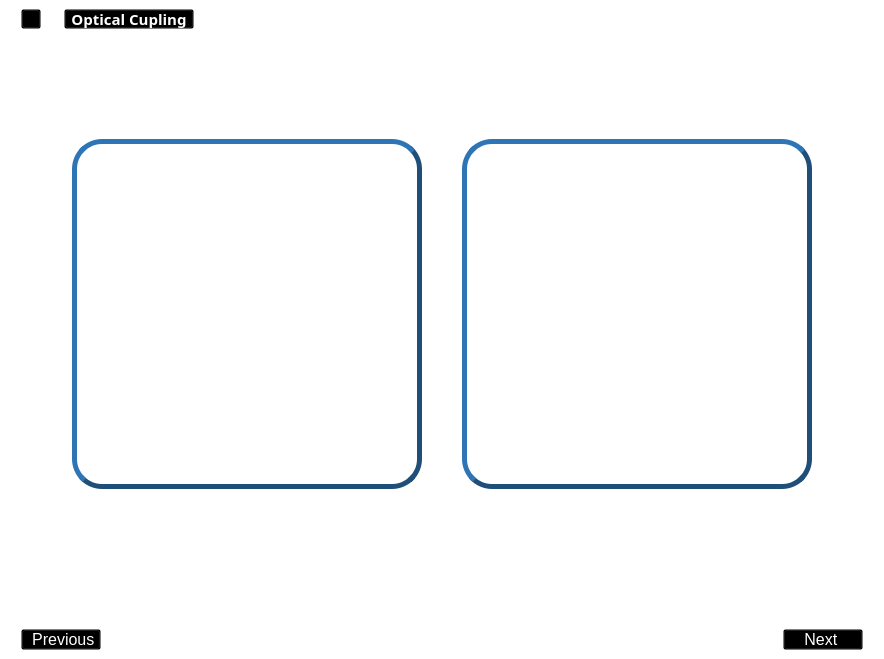
        <widget class="QWidget" name="coupling_window">
         <property name="styleSheet">
          <string notr="true">background:transparent;</string>
         </property>
         <layout class="QVBoxLayout" name="verticalLayout_19">
          <property name="spacing">
           <number>0</number>
          </property>
          <property name="leftMargin">
           <number>0</number>
          </property>
          <property name="topMargin">
           <number>0</number>
          </property>
          <property name="rightMargin">
           <number>0</number>
          </property>
          <property name="bottomMargin">
           <number>0</number>
          </property>
          <item>
           <widget class="QFrame" name="frame_hierarq_4">
            <property name="styleSheet">
             <string notr="true">    color: rgb(255, 255, 255);
    background: transparent;</string>
            </property>
            <property name="frameShape">
             <enum>QFrame::StyledPanel</enum>
            </property>
            <property name="frameShadow">
             <enum>QFrame::Raised</enum>
            </property>
            <layout class="QHBoxLayout" name="horizontalLayout_22">
             <property name="spacing">
              <number>8</number>
             </property>
             <property name="leftMargin">
              <number>20</number>
             </property>
             <property name="topMargin">
              <number>8</number>
             </property>
             <property name="rightMargin">
              <number>8</number>
             </property>
             <property name="bottomMargin">
              <number>8</number>
             </property>
             <item>
              <widget class="QPushButton" name="btn_home_4">
               <property name="minimumSize">
                <size>
                 <width>20</width>
                 <height>20</height>
                </size>
               </property>
               <property name="maximumSize">
                <size>
                 <width>20</width>
                 <height>20</height>
                </size>
               </property>
               <property name="font">
                <font>
                 <underline>false</underline>
                </font>
               </property>
               <property name="cursor">
                <cursorShape>PointingHandCursor</cursorShape>
               </property>
               <property name="styleSheet">
                <string notr="true">color: rgb(255, 255, 255);
background: transparent;</string>
               </property>
               <property name="text">
                <string/>
               </property>
               <property name="icon">
                <iconset resource="icons_.qrc">
                 <normaloff>:/icons/icons/casa.png</normaloff>:/icons/icons/casa.png</iconset>
               </property>
               <property name="iconSize">
                <size>
                 <width>20</width>
                 <height>20</height>
                </size>
               </property>
              </widget>
             </item>
             <item>
              <widget class="QLabel" name="label_18">
               <property name="maximumSize">
                <size>
                 <width>10</width>
                 <height>10</height>
                </size>
               </property>
               <property name="text">
                <string/>
               </property>
               <property name="pixmap">
                <pixmap resource="icons_.qrc">:/icons/icons/simbolo-de-setas-duplas-para-a-direita-para-avancar.png</pixmap>
               </property>
               <property name="scaledContents">
                <bool>true</bool>
               </property>
              </widget>
             </item>
             <item>
              <widget class="QPushButton" name="pushButton_7">
               <property name="sizePolicy">
                <sizepolicy hsizetype="Maximum" vsizetype="Fixed">
                 <horstretch>0</horstretch>
                 <verstretch>0</verstretch>
                </sizepolicy>
               </property>
               <property name="minimumSize">
                <size>
                 <width>130</width>
                 <height>20</height>
                </size>
               </property>
               <property name="maximumSize">
                <size>
                 <width>130</width>
                 <height>20</height>
                </size>
               </property>
               <property name="font">
                <font>
                 <family>Segoe UI Semibold</family>
                 <pointsize>11</pointsize>
                 <bold>true</bold>
                 <underline>false</underline>
                </font>
               </property>
               <property name="cursor">
                <cursorShape>PointingHandCursor</cursorShape>
               </property>
               <property name="autoFillBackground">
                <bool>false</bool>
               </property>
               <property name="styleSheet">
                <string notr="true">color: rgb(255, 255, 255);
background: transparent;</string>
               </property>
               <property name="text">
                <string>Optical Cupling</string>
               </property>
               <property name="checkable">
                <bool>false</bool>
               </property>
               <property name="checked">
                <bool>false</bool>
               </property>
               <property name="autoDefault">
                <bool>false</bool>
               </property>
               <property name="default">
                <bool>false</bool>
               </property>
              </widget>
             </item>
             <item>
              <spacer name="horizontalSpacer_37">
               <property name="orientation">
                <enum>Qt::Horizontal</enum>
               </property>
               <property name="sizeHint" stdset="0">
                <size>
                 <width>681</width>
                 <height>15</height>
                </size>
               </property>
              </spacer>
             </item>
            </layout>
           </widget>
          </item>
          <item>
           <widget class="QLabel" name="coupling_label_2">
            <property name="minimumSize">
             <size>
              <width>0</width>
              <height>60</height>
             </size>
            </property>
            <property name="font">
             <font>
              <pointsize>20</pointsize>
             </font>
            </property>
            <property name="text">
             <string>&lt;html&gt;&lt;head/&gt;&lt;body&gt;&lt;p align=&quot;center&quot;&gt;&lt;span style=&quot; font-size:22pt; color:#ffffff;&quot;&gt;Optical Coupling&lt;/span&gt;&lt;/p&gt;&lt;/body&gt;&lt;/html&gt;</string>
            </property>
           </widget>
          </item>
          <item>
           <spacer name="verticalSpacer_16">
            <property name="orientation">
             <enum>Qt::Vertical</enum>
            </property>
            <property name="sizeType">
             <enum>QSizePolicy::Expanding</enum>
            </property>
            <property name="sizeHint" stdset="0">
             <size>
              <width>20</width>
              <height>40</height>
             </size>
            </property>
           </spacer>
          </item>
          <item>
           <widget class="QFrame" name="frame_prism_fiber_2">
            <property name="minimumSize">
             <size>
              <width>680</width>
              <height>350</height>
             </size>
            </property>
            <property name="frameShape">
             <enum>QFrame::StyledPanel</enum>
            </property>
            <property name="frameShadow">
             <enum>QFrame::Raised</enum>
            </property>
            <layout class="QHBoxLayout" name="horizontalLayout_23">
             <property name="spacing">
              <number>0</number>
             </property>
             <property name="leftMargin">
              <number>0</number>
             </property>
             <property name="topMargin">
              <number>0</number>
             </property>
             <property name="rightMargin">
              <number>0</number>
             </property>
             <property name="bottomMargin">
              <number>0</number>
             </property>
             <item>
              <spacer name="horizontalSpacer_38">
               <property name="orientation">
                <enum>Qt::Horizontal</enum>
               </property>
               <property name="sizeType">
                <enum>QSizePolicy::Expanding</enum>
               </property>
               <property name="sizeHint" stdset="0">
                <size>
                 <width>40</width>
                 <height>20</height>
                </size>
               </property>
              </spacer>
             </item>
             <item>
              <widget class="QPushButton" name="prism_btn_2">
               <property name="sizePolicy">
                <sizepolicy hsizetype="Expanding" vsizetype="Preferred">
                 <horstretch>0</horstretch>
                 <verstretch>0</verstretch>
                </sizepolicy>
               </property>
               <property name="minimumSize">
                <size>
                 <width>350</width>
                 <height>350</height>
                </size>
               </property>
               <property name="maximumSize">
                <size>
                 <width>350</width>
                 <height>350</height>
                </size>
               </property>
               <property name="cursor">
                <cursorShape>PointingHandCursor</cursorShape>
               </property>
               <property name="styleSheet">
                <string notr="true">QPushButton{

	background-color: rgb(255, 255, 255);
border-color: rgb(31, 78, 121);
border-radius: 30px;
border-style: outset;
border-width: 5px;
}

QPushButton:hover{
	
	border-color: rgb(255, 170, 0);

}

QPushButton:pressed{
	
	border-color: rgb(0, 170, 0);

}</string>
               </property>
               <property name="text">
                <string/>
               </property>
               <property name="icon">
                <iconset resource="icons_.qrc">
                 <normaloff>:/icons/icons/prism.png</normaloff>:/icons/icons/prism.png</iconset>
               </property>
               <property name="iconSize">
                <size>
                 <width>330</width>
                 <height>330</height>
                </size>
               </property>
              </widget>
             </item>
             <item>
              <spacer name="horizontalSpacer_39">
               <property name="orientation">
                <enum>Qt::Horizontal</enum>
               </property>
               <property name="sizeType">
                <enum>QSizePolicy::Preferred</enum>
               </property>
               <property name="sizeHint" stdset="0">
                <size>
                 <width>40</width>
                 <height>20</height>
                </size>
               </property>
              </spacer>
             </item>
             <item>
              <widget class="QPushButton" name="fiber_btn_2">
               <property name="sizePolicy">
                <sizepolicy hsizetype="Minimum" vsizetype="Preferred">
                 <horstretch>0</horstretch>
                 <verstretch>0</verstretch>
                </sizepolicy>
               </property>
               <property name="minimumSize">
                <size>
                 <width>350</width>
                 <height>350</height>
                </size>
               </property>
               <property name="maximumSize">
                <size>
                 <width>350</width>
                 <height>350</height>
                </size>
               </property>
               <property name="cursor">
                <cursorShape>PointingHandCursor</cursorShape>
               </property>
               <property name="styleSheet">
                <string notr="true">QPushButton{

	background-color: rgb(255, 255, 255);
border-color: rgb(31, 78, 121);
border-radius: 30px;
border-style: outset;
border-width: 5px;
}

QPushButton:hover{
	
	border-color: rgb(255, 170, 0);

}

QPushButton:pressed{

	
	border-color: rgb(0, 170, 0);

}</string>
               </property>
               <property name="text">
                <string/>
               </property>
               <property name="icon">
                <iconset resource="icons_.qrc">
                 <normaloff>:/icons/icons/fiber.png</normaloff>:/icons/icons/fiber.png</iconset>
               </property>
               <property name="iconSize">
                <size>
                 <width>330</width>
                 <height>330</height>
                </size>
               </property>
              </widget>
             </item>
             <item>
              <spacer name="horizontalSpacer_40">
               <property name="orientation">
                <enum>Qt::Horizontal</enum>
               </property>
               <property name="sizeType">
                <enum>QSizePolicy::Expanding</enum>
               </property>
               <property name="sizeHint" stdset="0">
                <size>
                 <width>40</width>
                 <height>20</height>
                </size>
               </property>
              </spacer>
             </item>
            </layout>
           </widget>
          </item>
          <item>
           <widget class="QFrame" name="frame_9">
            <property name="sizePolicy">
             <sizepolicy hsizetype="Preferred" vsizetype="Preferred">
              <horstretch>0</horstretch>
              <verstretch>0</verstretch>
             </sizepolicy>
            </property>
            <property name="maximumSize">
             <size>
              <width>1000000</width>
              <height>100000</height>
             </size>
            </property>
            <property name="frameShape">
             <enum>QFrame::StyledPanel</enum>
            </property>
            <property name="frameShadow">
             <enum>QFrame::Raised</enum>
            </property>
            <layout class="QHBoxLayout" name="horizontalLayout_24">
             <property name="spacing">
              <number>0</number>
             </property>
             <property name="leftMargin">
              <number>0</number>
             </property>
             <property name="topMargin">
              <number>0</number>
             </property>
             <property name="rightMargin">
              <number>0</number>
             </property>
             <property name="bottomMargin">
              <number>0</number>
             </property>
            </layout>
           </widget>
          </item>
          <item>
           <spacer name="verticalSpacer_17">
            <property name="orientation">
             <enum>Qt::Vertical</enum>
            </property>
            <property name="sizeHint" stdset="0">
             <size>
              <width>20</width>
              <height>40</height>
             </size>
            </property>
           </spacer>
          </item>
          <item>
           <widget class="QLabel" name="warning_2">
            <property name="sizePolicy">
             <sizepolicy hsizetype="Preferred" vsizetype="Minimum">
              <horstretch>0</horstretch>
              <verstretch>0</verstretch>
             </sizepolicy>
            </property>
            <property name="minimumSize">
             <size>
              <width>50</width>
              <height>50</height>
             </size>
            </property>
            <property name="font">
             <font>
              <pointsize>16</pointsize>
             </font>
            </property>
            <property name="text">
             <string>&lt;html&gt;&lt;head/&gt;&lt;body&gt;&lt;pre align=&quot;center&quot; style=&quot; margin-top:12px; margin-bottom:12px; margin-left:0px; margin-right:0px; -qt-block-indent:0; text-indent:0px;&quot;&gt;&lt;a name=&quot;tw-target-text-container&quot;/&gt;&lt;span style=&quot; font-family:'monospace'; color:#ffffff;&quot;/&gt;&lt;span style=&quot; font-family:'monospace'; color:#ffffff;&quot;&gt;- Select an option for optical coupling - &lt;/span&gt;&lt;/pre&gt;&lt;/body&gt;&lt;/html&gt;</string>
            </property>
           </widget>
          </item>
          <item>
           <spacer name="verticalSpacer_18">
            <property name="orientation">
             <enum>Qt::Vertical</enum>
            </property>
            <property name="sizeHint" stdset="0">
             <size>
              <width>20</width>
              <height>40</height>
             </size>
            </property>
           </spacer>
          </item>
          <item>
           <widget class="QFrame" name="frame_next_previous_4">
            <property name="sizePolicy">
             <sizepolicy hsizetype="Preferred" vsizetype="Fixed">
              <horstretch>0</horstretch>
              <verstretch>0</verstretch>
             </sizepolicy>
            </property>
            <property name="maximumSize">
             <size>
              <width>16777215</width>
              <height>35</height>
             </size>
            </property>
            <property name="styleSheet">
             <string notr="true">background: transparent;</string>
            </property>
            <property name="frameShape">
             <enum>QFrame::StyledPanel</enum>
            </property>
            <property name="frameShadow">
             <enum>QFrame::Raised</enum>
            </property>
            <layout class="QHBoxLayout" name="horizontalLayout_25">
             <property name="spacing">
              <number>5</number>
             </property>
             <property name="leftMargin">
              <number>20</number>
             </property>
             <property name="topMargin">
              <number>6</number>
             </property>
             <property name="rightMargin">
              <number>20</number>
             </property>
             <property name="bottomMargin">
              <number>6</number>
             </property>
             <item>
              <widget class="QPushButton" name="prev_btn_coup_2">
               <property name="font">
                <font>
                 <pointsize>12</pointsize>
                </font>
               </property>
               <property name="cursor">
                <cursorShape>PointingHandCursor</cursorShape>
               </property>
               <property name="layoutDirection">
                <enum>Qt::LeftToRight</enum>
               </property>
               <property name="styleSheet">
                <string notr="true">color: rgb(255, 255, 255);
background: transparent;</string>
               </property>
               <property name="text">
                <string> Previous</string>
               </property>
               <property name="icon">
                <iconset resource="icons_.qrc">
                 <normaloff>:/icons/icons/simbolo-de-setas-duplas-para-a-esquerda.png</normaloff>:/icons/icons/simbolo-de-setas-duplas-para-a-esquerda.png</iconset>
               </property>
               <property name="iconSize">
                <size>
                 <width>25</width>
                 <height>25</height>
                </size>
               </property>
              </widget>
             </item>
             <item>
              <spacer name="horizontalSpacer_41">
               <property name="orientation">
                <enum>Qt::Horizontal</enum>
               </property>
               <property name="sizeType">
                <enum>QSizePolicy::Expanding</enum>
               </property>
               <property name="sizeHint" stdset="0">
                <size>
                 <width>100</width>
                 <height>20</height>
                </size>
               </property>
              </spacer>
             </item>
             <item>
              <widget class="QPushButton" name="next_btn_coup_2">
               <property name="enabled">
                <bool>true</bool>
               </property>
               <property name="font">
                <font>
                 <pointsize>12</pointsize>
                </font>
               </property>
               <property name="cursor">
                <cursorShape>PointingHandCursor</cursorShape>
               </property>
               <property name="layoutDirection">
                <enum>Qt::RightToLeft</enum>
               </property>
               <property name="styleSheet">
                <string notr="true">color: rgb(255, 255, 255);
background: transparent;</string>
               </property>
               <property name="inputMethodHints">
                <set>Qt::ImhDialableCharactersOnly</set>
               </property>
               <property name="text">
                <string>Next </string>
               </property>
               <property name="icon">
                <iconset resource="icons_.qrc">
                 <normaloff>:/icons/icons/simbolo-de-setas-duplas-para-a-direita-para-avancar.png</normaloff>:/icons/icons/simbolo-de-setas-duplas-para-a-direita-para-avancar.png</iconset>
               </property>
               <property name="iconSize">
                <size>
                 <width>25</width>
                 <height>25</height>
                </size>
               </property>
               <property name="checkable">
                <bool>false</bool>
               </property>
               <property name="checked">
                <bool>false</bool>
               </property>
              </widget>
             </item>
            </layout>
           </widget>
          </item>
          <item>
           <widget class="QFrame" name="frame_10">
            <property name="sizePolicy">
             <sizepolicy hsizetype="Preferred" vsizetype="Preferred">
              <horstretch>0</horstretch>
              <verstretch>0</verstretch>
             </sizepolicy>
            </property>
            <property name="maximumSize">
             <size>
              <width>1000000</width>
              <height>100000</height>
             </size>
            </property>
            <property name="frameShape">
             <enum>QFrame::StyledPanel</enum>
            </property>
            <property name="frameShadow">
             <enum>QFrame::Raised</enum>
            </property>
            <layout class="QHBoxLayout" name="horizontalLayout_26">
             <property name="spacing">
              <number>0</number>
             </property>
             <property name="leftMargin">
              <number>0</number>
             </property>
             <property name="topMargin">
              <number>0</number>
             </property>
             <property name="rightMargin">
              <number>0</number>
             </property>
             <property name="bottomMargin">
              <number>0</number>
             </property>
            </layout>
           </widget>
          </item>
         </layout>
        </widget>
